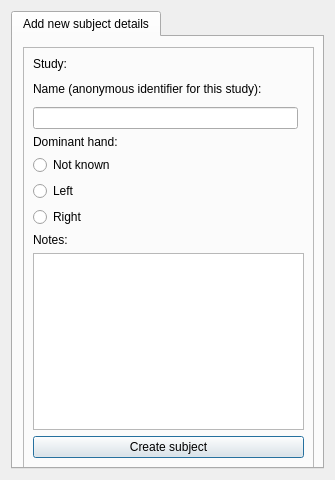
<?xml version="1.0" encoding="UTF-8"?>
<ui version="4.0">
 <class>new_subjectDialog</class>
 <widget class="QDialog" name="new_subjectDialog">
  <property name="geometry">
   <rect>
    <x>0</x>
    <y>0</y>
    <width>335</width>
    <height>480</height>
   </rect>
  </property>
  <property name="windowTitle">
   <string>Choose an action:</string>
  </property>
  <property name="modal">
   <bool>true</bool>
  </property>
  <layout class="QVBoxLayout" name="verticalLayout">
   <item>
    <widget class="QTabWidget" name="tabWidget">
     <property name="currentIndex">
      <number>0</number>
     </property>
     <widget class="QWidget" name="searchPage">
      <attribute name="title">
       <string>Add new subject details</string>
      </attribute>
      <widget class="QFrame" name="frame">
       <property name="geometry">
        <rect>
         <x>10</x>
         <y>10</y>
         <width>291</width>
         <height>421</height>
        </rect>
       </property>
       <property name="frameShape">
        <enum>QFrame::StyledPanel</enum>
       </property>
       <property name="frameShadow">
        <enum>QFrame::Raised</enum>
       </property>
       <layout class="QGridLayout" name="gridLayout_4">
        <item row="1" column="0">
         <widget class="QLabel" name="newLastnameLabel_2">
          <property name="minimumSize">
           <size>
            <width>80</width>
            <height>24</height>
           </size>
          </property>
          <property name="text">
           <string>Name (anonymous identifier for this study):</string>
          </property>
         </widget>
        </item>
        <item row="9" column="0" colspan="2">
         <widget class="QPushButton" name="createSubjectButton">
          <property name="text">
           <string>Create subject</string>
          </property>
         </widget>
        </item>
        <item row="3" column="0">
         <widget class="QLabel" name="dominantHandLabel">
          <property name="text">
           <string>Dominant hand:</string>
          </property>
         </widget>
        </item>
        <item row="5" column="0">
         <widget class="QRadioButton" name="lhandRadioButton">
          <property name="layoutDirection">
           <enum>Qt::LeftToRight</enum>
          </property>
          <property name="text">
           <string>Left</string>
          </property>
         </widget>
        </item>
        <item row="6" column="0">
         <widget class="QRadioButton" name="rhandRadioButton">
          <property name="layoutDirection">
           <enum>Qt::LeftToRight</enum>
          </property>
          <property name="text">
           <string>Right</string>
          </property>
         </widget>
        </item>
        <item row="2" column="0">
         <widget class="QLineEdit" name="subjectNameEdit">
          <property name="whatsThis">
           <string>Enter a chosen username here.

By default, this is set to your Windows login username.</string>
          </property>
         </widget>
        </item>
        <item row="7" column="0">
         <widget class="QLabel" name="label">
          <property name="text">
           <string>Notes:</string>
          </property>
         </widget>
        </item>
        <item row="4" column="0">
         <widget class="QRadioButton" name="nhandRadioButton">
          <property name="text">
           <string>Not known</string>
          </property>
         </widget>
        </item>
        <item row="8" column="0" colspan="2">
         <widget class="QPlainTextEdit" name="subjectNotesPlainTextEdit"/>
        </item>
        <item row="0" column="0">
         <widget class="QLabel" name="studyLabel">
          <property name="text">
           <string>Study:</string>
          </property>
         </widget>
        </item>
       </layout>
      </widget>
     </widget>
    </widget>
   </item>
  </layout>
 </widget>
 <resources/>
 <connections/>
</ui>
